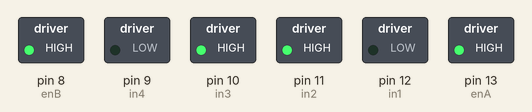
Recording of a sketch running on a simulated Arduino Uno, built with avr-gcc and run on an emulated ATmega328P. Shown: switched loads named in the sketch (green lamp = pin HIGH).

Above: at 0.3 s.
Timing chart, 0 to 1.8 s (numbered marks = the images above):
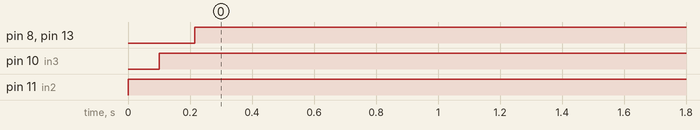

Measured:
- by itself, pin 8 (enB), pin 13 (enA): LOW → HIGH at 0.22 s
- by itself, pin 10 (in3): LOW → HIGH at 0.10 s
- by itself, pin 11 (in2): LOW → HIGH at 0.00 s

The sketch:

Robot_car.ino
```cpp
// motor one
int enA = 13;
int in1 = 12;
int in2 = 11;
int in3 = 10;
int in4 = 9;
int enB = 8;

void setup()
{
  // set all the motor control pins to outputs
  pinMode(enA, OUTPUT);
  pinMode(enB, OUTPUT);
  pinMode(in1, OUTPUT);
  pinMode(in2, OUTPUT);
  pinMode(in3, OUTPUT);
  pinMode(in4, OUTPUT);
}

void loop()
{
  //mtA
  digitalWrite(in1, 0);
  digitalWrite(in2, 1);
  delay(100);
  //mtB
  digitalWrite(in3, 1);
  digitalWrite(in4, 0 );
  delay(115);

  analogWrite(enA, 204);
  analogWrite(enB, 180);
}
void motor()
{
  // this function will run the motors in both directions at a fixed speed
  // turn on motor A
  digitalWrite(in1, HIGH);
  digitalWrite(in3, 1);
  // set speed to 200 out of possible range 0~255
  analogWrite(enA, 200); // Speed Control
  delay(2000);
  // now change motor directions
  digitalWrite(in1, LOW);
  digitalWrite(in3, LOW);
  delay(2000);
  // now turn off motors
  digitalWrite(in1, LOW);
}

void motor1()
{
  // this function will run the motors in both directions at a fixed speed
  // turn on motor A
  digitalWrite(in3, 0);
  digitalWrite(in4, 1);
  // set speed to 200 out of possible range 0~255
  analogWrite(enA, 200); // Speed Control
  delay(2000);
  // now change motor directions
  digitalWrite(in3, 1);
  digitalWrite(in4, 0);
  delay(2000);
  // now turn off motors
  digitalWrite(in3, 1);
}
```
